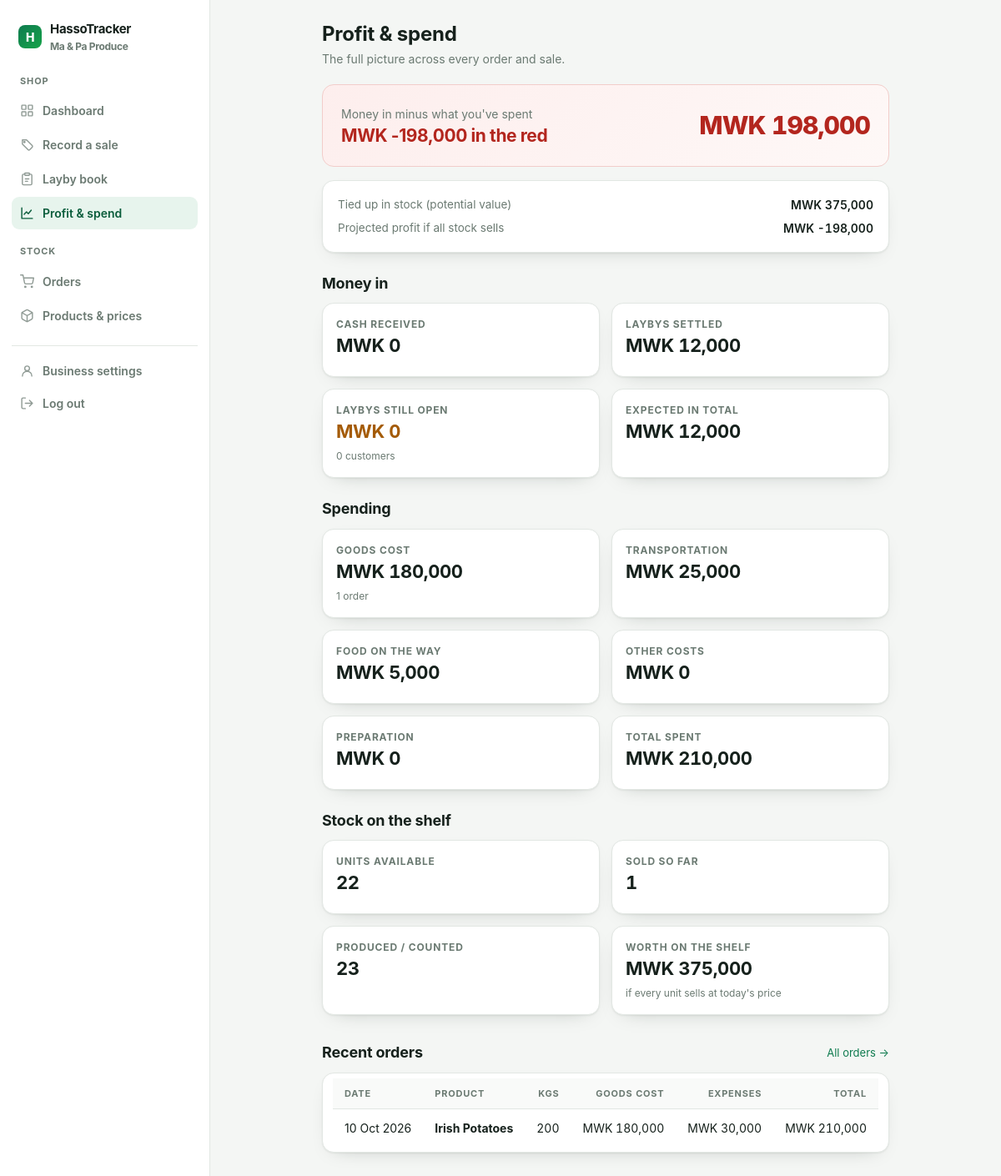
/summary/ (signed in), run on the app's committed database.
### accounts/models.py (models this page shows, shortened)
class Profile(models.Model):
    user = models.OneToOneField(
        settings.AUTH_USER_MODEL,
        on_delete=models.CASCADE,
        related_name='profile',
    )
    business_name = models.CharField(max_length=150, blank=True)
    phone = models.CharField(max_length=30, blank=True)
    currency = models.CharField(max_length=8, default='MWK')
    onboarded = models.BooleanField(default=False)
    created_at = models.DateTimeField(auto_now_add=True)
    class Meta:
        ordering = ['user__username']
    @property
    def display_name(self):
        return self.business_name or self.user.get_username()

### tracker/models.py (models this page shows, shortened)
class Order(models.Model):
    owner = models.ForeignKey(
        settings.AUTH_USER_MODEL,
        on_delete=models.CASCADE,
        related_name='orders',
    )
    product = models.ForeignKey(
        Product, on_delete=models.PROTECT, related_name='orders'
    )
    order_date = models.DateField(default=timezone.localdate)
    quantity_kg = models.DecimalField(
        max_digits=12,
        decimal_places=2,
        validators=[MinValueValidator(Decimal('0.01'))],
        verbose_name='KGs ordered',
        help_text='Total kilograms ordered. 50kg is a standard bag.',
    )
    order_price = models.DecimalField(
        max_digits=12,
        decimal_places=2,
        validators=[MinValueValidator(ZERO)],
        verbose_name='Price for total order',
        help_text='What the whole order of goods cost.',
    )
    opening_balance = models.DecimalField(
        max_digits=12,
        decimal_places=2,
        default=ZERO,
        verbose_name='Money before order',
        help_text='Cash you had before buying.',
    )
    transport_to_market = models.DecimalField(
        max_digits=12,
        decimal_places=2,
        default=ZERO,
        validators=[MinValueValidator(ZERO)],
        verbose_name='Transport to the market',
        help_text='Money to go to the market.',
    )
    transport_from_market = models.DecimalField(
        max_digits=12,
        decimal_places=2,
        default=ZERO,
        validators=[MinValueValidator(ZERO)],
        verbose_name='Transport coming back',
        help_text='Money to come back.',
    )
    food_amount = models.DecimalField(
        max_digits=12,
        decimal_places=2,
        default=ZERO,
        validators=[MinValueValidator(ZERO)],
        verbose_name='Food on the way',
    )
    other_amount = models.DecimalField(
        max_digits=12,
        decimal_places=2,
        default=ZERO,
        validators=[MinValueValidator(ZERO)],
        verbose_name='Other costs',
    )
    other_description = models.CharField(
        max_length=150, blank=True, verbose_name='Other description'
    )
    notes = models.TextField(blank=True)
    created_at = models.DateTimeField(auto_now_add=True)
    class Meta:
        ordering = ['-order_date', '-created_at']
    @property
    def expenses_total(self):
        return (
            self.transport_to_market
            + self.transport_from_market
            + self.food_amount
            + self.other_amount
        )
    @property
    def total_spent(self):
        return self.order_price + self.expenses_total

class Product(models.Model):
    owner = models.ForeignKey(
        settings.AUTH_USER_MODEL,
        on_delete=models.CASCADE,
        related_name='products',
    )
    name = models.CharField(max_length=150)
    created_at = models.DateTimeField(auto_now_add=True)
    class Meta:
        ordering = ['name']
        constraints = [
            models.UniqueConstraint(
                fields=['owner', 'name'], name='unique_product_per_owner'
            )
        ]

### tracker/views.py (the view)
# urls.py: path('summary/', views.summary, name='summary'),
@onboarded_required
def summary(request):
    user = request.user
    report = services.profit_report(user)
    stock = services.stock_totals(user)
    orders = (
        Order.objects.filter(owner=user)
        .select_related('product')
        .order_by('-order_date')[:20]
    )
    context = {
        'report': report,
        'stock': stock,
        'orders': orders,
    }
    return render(request, 'tracker/summary.html', context)

### accounts/context_processors.py (called while the page is built)
def site_context(request):
    profile = None
    user = getattr(request, 'user', None)
    if user is not None and user.is_authenticated:
        profile = getattr(user, 'profile', None)
    return {
        'CURRENCY': settings.CURRENCY,
        'site_profile': profile,
        'nav_section': request.path.strip('/').split('/')[0],
    }

### tracker/services.py (called while the page is built)
def _sum(qs, expression):
    return qs.annotate(_line=expression).aggregate(total=Sum('_line'))['total'] or ZERO

def _total(qs):
    return qs.aggregate(total=Sum('amount'))['total'] or ZERO

def stock_totals(user):
    yields_qs = BatchYield.objects.filter(batch__owner=user)
    produced = yields_qs.aggregate(produced=Sum('quantity_produced'))['produced'] or 0
    potential = yields_qs.annotate(
        potential=ExpressionWrapper(
            F('quantity_produced') * F('selling_unit__current_price'),
            output_field=COST_FIELD,
        )
    ).aggregate(total=Sum('potential'))['total'] or ZERO
    sold = (
        Sale.objects.filter(owner=user).aggregate(total=Sum('quantity'))['total']
        or 0
    )
    return {
        'produced_buckets': produced,
        'sold_buckets': sold,
        'available_buckets': max(produced - sold, 0),
        'potential_revenue': potential,
    }

def profit_report(user):
    spend = spending_totals(user)
    sales = sales_totals(user)
    balance = sales['money_in'] - spend['total_spent']
    return {
        **spend,
        **sales,
        'profit': balance,
        'in_profit': balance >= 0,
        'to_break_even': max(-balance, ZERO),
        'projected_profit': sales['expected_in'] - spend['total_spent'],
    }

### tracker/templatetags/money.py (called while the page is built)
@register.filter
def money(value):
    if value in (None, ''):
        value = 0
    try:
        amount = Decimal(value)
    except (InvalidOperation, ValueError, TypeError):
        return value
    if amount == amount.to_integral():
        formatted = f'{amount:,.0f}'
    else:
        formatted = f'{amount:,.2f}'
    return f'{settings.CURRENCY} {formatted}'

### templates/tracker/summary.html (shortened to what this page needs)
{% extends 'app_base.html' %}{% load money %}
{% block content %}
<div class="page-head">
  <div>
    <h1>Profit &amp; spend</h1>
    <div class="sub">The full picture across every order and sale.</div>
  </div>
</div>
<div class="banner {% if report.in_profit %}good{% else %}bad{% endif %}">
  <div>
    <div class="detail">Money in minus what you've spent</div>
    <div class="headline">{{ report.profit|money }} {% if report.in_profit %}profit{% else %}in the red{% endif %}</div>
  </div>
  {% if not report.in_profit %}
    <div class="big">{{ report.to_break_even|money }}</div>
  {% else %}
    <div class="big">{{ report.profit|money }}</div>
  {% endif %}
</div>
{% if report.projected_profit %}
  <div class="card card-pad mt-2">
    <div class="kv at-0">
      <dt>Tied up in stock (potential value)</dt><dd>{{ stock.potential_revenue|money }}</dd>
      <dt>Projected profit if all stock sells</dt><dd>{{ report.projected_profit|money }}</dd>
    </div>
  </div>
{% endif %}
<div class="section">
  <div class="section-head"><h2>Money in</h2></div>
  <div class="cards">
    <div class="card"><div class="sub">Cash received</div><div class="headline">{{ report.cash_received|money }}</div></div>
    <div class="card"><div class="sub">Laybys settled</div><div class="headline">{{ report.layby_settled|money }}</div></div>
    <div class="card"><div class="sub">Laybys still open</div><div class="headline amber-text">{{ report.layby_open|money }}</div><div class="row-sub">{{ report.layby_open_count }} customer{{ report.layby_open_count|pluralize }}</div></div>
    <div class="card"><div class="sub">Expected in total</div><div class="headline">{{ report.expected_in|money }}</div></div>
  </div>
</div>
<div class="section">
  <div class="section-head"><h2>Spending</h2></div>
  <div class="cards">
    <div class="card"><div class="sub">Goods cost</div><div class="headline">{{ report.goods_cost|money }}</div><div class="row-sub">{{ report.order_count }} order{{ report.order_count|pluralize }}</div></div>
    <div class="card"><div class="sub">Transportation</div><div class="headline">{{ report.transport_total|money }}</div></div>
    <div class="card"><div class="sub">Food on the way</div><div class="headline">{{ report.food_total|money }}</div></div>
    <div class="card"><div class="sub">Other costs</div><div class="headline">{{ report.other_total|money }}</div></div>
    <div class="card"><div class="sub">Preparation</div><div class="headline">{{ report.prep_total|money }}</div></div>
    <div class="card"><div class="sub">Total spent</div><div class="headline">{{ report.total_spent|money }}</div></div>
  </div>
</div>
<div class="section">
  <div class="section-head"><h2>Stock on the shelf</h2></div>
  <div class="cards">
    <div class="card"><div class="sub">Units available</div><div class="headline">{{ stock.available_buckets }}</div></div>
    <div class="card"><div class="sub">Sold so far</div><div class="headline">{{ stock.sold_buckets }}</div></div>
    <div class="card"><div class="sub">Produced / counted</div><div class="headline">{{ stock.produced_buckets }}</div></div>
    <div class="card"><div class="sub">Worth on the shelf</div><div class="headline">{{ stock.potential_revenue|money }}</div><div class="row-sub">if every unit sells at today's price</div></div>
  </div>
</div>
<div class="section mt-4">
  <div class="section-head"><h2>Recent orders</h2><a class="small" href="{% url 'order_list' %}">All orders &rarr;</a></div>
  <div class="card card-pad" style="padding:6px 0">
    <div class="table-wrap" style="padding:0 12px">
      <table class="data">
        <thead><tr><th>Date</th><th>Product</th><th class="num">KGs</th><th class="num">Goods cost</th><th class="num">Expenses</th><th class="num">Total</th></tr></thead>
        <tbody>
          {% for order in orders %}
            <tr class="clickable" onclick="location.href='{% url 'order_detail' order.pk %}'">
              <td>{{ order.order_date|date:"d M Y" }}</td>
              <td class="bold">{{ order.product.name }}</td>
              <td class="num">{{ order.quantity_kg|floatformat:0 }}</td>
              <td class="num">{{ order.order_price|money }}</td>
              <td class="num">{{ order.expenses_total|money }}</td>
              <td class="num">{{ order.total_spent|money }}</td>
            </tr>
          {% empty %}
            <tr><td colspan="6" class="muted">No orders yet.</td></tr>
          {% endfor %}
        </tbody>
      </table>
    </div>
  </div>
</div>
{% endblock %}

### templates/app_base.html (shortened to what this page needs)
{% load static %}<!DOCTYPE html>
<html lang="en">
<head>
  <link rel="stylesheet" href="{% static 'css/app.css' %}">
</head>
<body>
  <aside class="sidebar" id="sidebar">
    <div class="sidebar-inner">
      <a class="brand" href="{% url 'dashboard' %}">
        <span class="brand-mark">H</span>
        <div>
          <div class="brand-name">HassoTracker</div>
          <div class="brand-sub">{{ site_profile.display_name|default:user.username }}</div>
        </div>
      </a>
      <nav class="sidebar-nav">
        <span class="nav-group">Shop</span>
        <a class="nav-link {% if nav_section == '' %}active{% endif %}" href="{% url 'dashboard' %}">
          Dashboard
        </a>
        <a class="nav-link {% if nav_section == 'sell' %}active{% endif %}" href="{% url 'sell' %}">
          <svg viewBox="0 0 24 24" fill="none" stroke="currentColor" stroke-width="2" stroke-linecap="round" stroke-linejoin="round"><path d="M20.59 13.41 11 3.83H4v7l9.59 9.59a2 2 0 0 0 2.82 0l4.18-4.18a2 2 0 0 0 0-2.83Z"/><circle cx="7.5" cy="7.5" r="1" fill="currentColor"/></svg>
          Record a sale
        </a>
        <a class="nav-link {% if nav_section == 'layby' %}active{% endif %}" href="{% url 'layby' %}">
          <svg viewBox="0 0 24 24" fill="none" stroke="currentColor" stroke-width="2" stroke-linecap="round" stroke-linejoin="round"><path d="M16 4h2a2 2 0 0 1 2 2v14a2 2 0 0 1-2 2H6a2 2 0 0 1-2-2V6a2 2 0 0 1 2-2h2"/><rect x="8" y="2" width="8" height="4" rx="1"/><path d="M9 12h6M9 16h4"/></svg>
          Layby book
        </a>
        <a class="nav-link {% if nav_section == 'summary' %}active{% endif %}" href="{% url 'summary' %}">
          <svg viewBox="0 0 24 24" fill="none" stroke="currentColor" stroke-width="2" stroke-linecap="round" stroke-linejoin="round"><path d="M3 3v18h18"/><path d="m7 14 4-4 3 3 5-6"/></svg>
          Profit &amp; spend
        </a>
        <span class="nav-group">Stock</span>
        <a class="nav-link {% if nav_section == 'orders' %}active{% endif %}" href="{% url 'order_list' %}">
          <svg viewBox="0 0 24 24" fill="none" stroke="currentColor" stroke-width="2" stroke-linecap="round" stroke-linejoin="round"><circle cx="9" cy="21" r="1"/><circle cx="20" cy="21" r="1"/><path d="M1 1h4l2.68 13.39a2 2 0 0 0 2 1.61h9.72a2 2 0 0 0 2-1.61L23 6H6"/></svg>
          Orders
        </a>
        <a class="nav-link {% if nav_section == 'products' %}active{% endif %}" href="{% url 'products' %}">
          <svg viewBox="0 0 24 24" fill="none" stroke="currentColor" stroke-width="2" stroke-linecap="round" stroke-linejoin="round"><path d="M21 8a2 2 0 0 0-1-1.73l-7-4a2 2 0 0 0-2 0l-7 4A2 2 0 0 0 3 8v8a2 2 0 0 0 1 1.73l7 4a2 2 0 0 0 2 0l7-4A2 2 0 0 0 21 16Z"/><path d="M3.3 7 12 12l8.7-5M12 22V12"/></svg>
          Products &amp; prices
        </a>
      </nav>
      <div class="sidebar-foot">
        <a class="nav-link" href="{% url 'profile' %}">
          <svg viewBox="0 0 24 24" fill="none" stroke="currentColor" stroke-width="2" stroke-linecap="round" stroke-linejoin="round"><circle cx="12" cy="8" r="4"/><path d="M4 21a8 8 0 0 1 16 0"/></svg>
          Business settings
        </a>
        <form method="post" action="{% url 'logout' %}" class="mx-0">{% csrf_token %}
          <button class="nav-link link-btn" type="submit">
            <svg viewBox="0 0 24 24" fill="none" stroke="currentColor" stroke-width="2" stroke-linecap="round" stroke-linejoin="round"><path d="M9 21H5a2 2 0 0 1-2-2V5a2 2 0 0 1 2-2h4"/><path d="m16 17 5-5-5-5M21 12H9"/></svg>
            Log out
          </button>
        </form>
      </div>
    </div>
  </aside>
  <div class="app-main">
    <main class="page">
      {% block content %}{% endblock %}
    </main>
  </div>
</body>
</html>

### data on the page
Profile: display_name "Ma & Pa Produce"
Order: order_date "10 Oct 2026", product.name "Irish Potatoes", quantity_kg "200", order_price "MWK 180,000", expenses_total "MWK 30,000", total_spent "MWK 210,000"

### other printed values
{{ report.profit|money }} "MWK -198,000"
{{ report.to_break_even|money }} "MWK 198,000"
{{ stock.potential_revenue|money }} "MWK 375,000"
{{ report.projected_profit|money }} "MWK -198,000"
{{ report.cash_received|money }} "MWK 0"
{{ report.layby_settled|money }} "MWK 12,000"
{{ report.layby_open|money }} "MWK 0"
{{ report.layby_open_count }} "0"
{{ report.expected_in|money }} "MWK 12,000"
{{ report.goods_cost|money }} "MWK 180,000"
{{ report.order_count }} "1"
{{ report.transport_total|money }} "MWK 25,000"
{{ report.food_total|money }} "MWK 5,000"
{{ report.other_total|money }} "MWK 0"
{{ report.prep_total|money }} "MWK 0"
